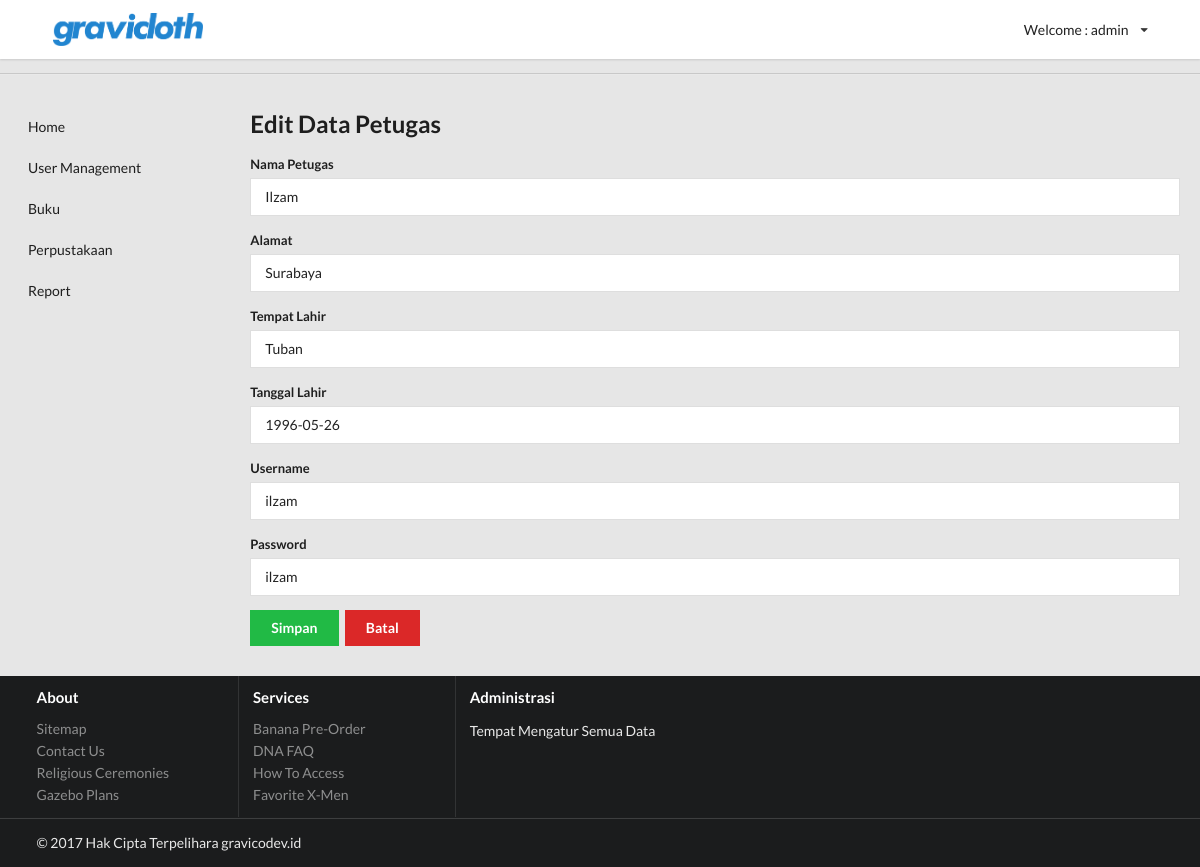
Screenshot of /admin/index.php?p=user/edit&id=2 (signed in) with the database file from the repository.
### tables this page shows
CREATE TABLE `petugas` (
  `id_petugas` int(11) NOT NULL,
  `nama_petugas` varchar(128) NOT NULL,
  `alamat_petugas` varchar(128) NOT NULL,
  `tanggal_masuk` date NOT NULL,
  `tempat_lahir_petugas` varchar(128) NOT NULL,
  `tanggal_lahir_petugas` date NOT NULL,
  `username_petugas` varchar(25) NOT NULL,
  `password_petugas` varchar(25) NOT NULL,
  `status_petugas` int(11) NOT NULL
);

### admin/view/session.php (called while the page is built, shortened)
<?php
$connection = mysql_connect("localhost", "root", "");
$user_check=$_SESSION['login_user_admin'];
$ses_sql=mysql_query("select username_petugas from petugas where username_petugas='$user_check'", $connection);
$row = mysql_fetch_assoc($ses_sql);
$login_session =$row['username_petugas'];
?>

### admin/view/user/edit.php (the view, shortened to what this page needs)
<h2>Edit Data Petugas</h2>
<?php
$id = $_GET['id'];
$show = mysql_query("SELECT * FROM petugas WHERE id_petugas='$id'");
if(mysql_num_rows($show) == 0){
	echo '<script>window.history.back()</script>';
}else{
	$data = mysql_fetch_assoc($show);
}
?>
<form class="ui form" action="?p=user/edit-proses" method="post">
	<div class="field">
		<label>Nama Petugas</label>
	    <input type="text" name="nama" value="<?php echo $data['nama_petugas']; ?>" placeholder="Nama Petugas" required>
	</div>
	<div class="field">
		<label>Alamat</label>
	    <input type="text" name="alamat" value="<?php echo $data['alamat_petugas']; ?>" placeholder="Alamat" required>
	</div>
	<div class="field">
		<label>Tempat Lahir</label>
	    <input type="text" name="tempat" value="<?php echo $data['tempat_lahir_petugas']; ?>" placeholder="Tempat Lahir" required>
	</div>
	<div class="field">
		<label>Tanggal Lahir</label>
	    <input id="datepicker" type="text" name="tangal" value="<?php echo $data['tanggal_lahir_petugas']; ?>" placeholder="Tangga Lahir" required>
	</div>
	<div class="field">
		<label>Username</label>
	    <input type="text" name="username" value="<?php echo $data['username_petugas']; ?>" placeholder="Username" required>
	</div>
	<div class="field">
		<label>Password</label>
	    <input type="text" name="password" value="<?php echo $data['password_petugas']; ?>" placeholder="Password" required>
	</div>
		<input class="ui green button" type="submit" name="submit" value="Simpan">
		<a class="ui red button" href="?p=user/index">Batal</a>
</form>

### admin/view/layout/header-login.php (shortened to what this page needs)
<?php
    $tampilan = "";
	include('view/session.php');
    $query = mysql_query("SELECT * FROM petugas WHERE username_petugas = '$login_session'") or die(mysql_error());
    while($data = mysql_fetch_assoc($query)){
        $tampilan = $data['nama_petugas'];
    }
?>
<header>
    <div id="nav-header" class="ui square borderless menu">
        <div class="ui container">
            <div class="item">
                <a href="">
                    <img class="ui small image" src="public/images/logo.png">
                </a>
            </div>
            <div class="right menu">
                <div class="ui dropdown item" >
                  <div class="text">Welcome : <?php echo $tampilan; ?></div>
                  <i class="dropdown icon"></i>
                </div>
            </div>
        </div>
    </div>
</header>

### admin/public/css/app.css (style rules this page uses)
.ui.square { border-radius: 0; border: 0; }
.ui.button, .ui.basic.button { border-radius: 0; }
.ui.form input:not([type]), .ui.form input[type=text], .ui.form input[type=email], .ui.form input[type=search], .ui.form input[type=password], .ui.form input[type=date], .ui.form input[type=datetime-local], .ui.form input[type=tel], .ui.form input[type=time], .ui.form input[type=file], .ui.form input[type=url], .ui.form input[type=number] { border-radius: 0; }
html { height: 100%; }
body { background: #e6e6e6; background-color: #e6e6e6; height: 100%; margin: 0; }
#nav-header { margin: 0; }

### rows the page displays
petugas: nama_petugas "admin"
petugas: nama "Ilzam", alamat "Surabaya", tempat "Tuban", tangal "1996-05-26", username "ilzam", password "ilzam"
